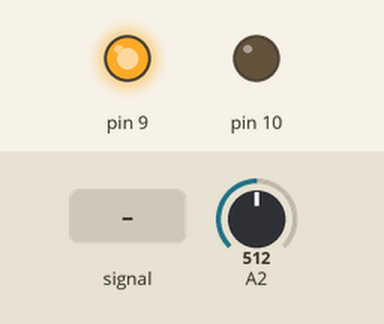
The sketch below on a simulated Arduino Uno, built with avr-gcc and run on an emulated ATmega328P. On the bench: output pins drawn as LEDs (lit = HIGH). The inputs (shaded band) are chosen by the test bench; at power-on: A2 = 512. What the sketch prints to the serial monitor is not drawn.

Above: at 0.8 s.
0.9 s: A2 fed a 200 Hz sine of ±81 counts around its level
At 3.04 s:
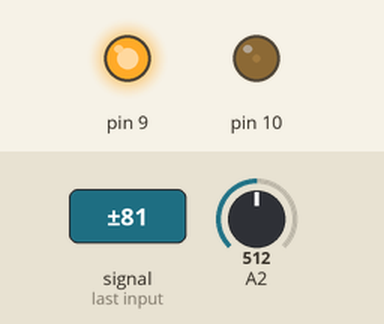
3.9 s: A2 set to 716
5.4 s: A2 fed a 1000 Hz sine of ±255 counts around its level
At 6.24 s:
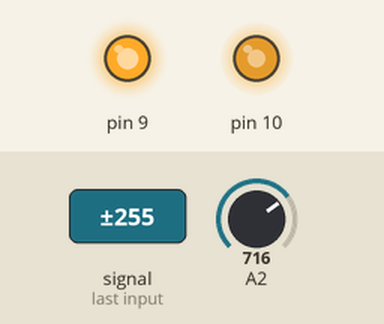
8.4 s: A2 set to 306
At 9.2 s:
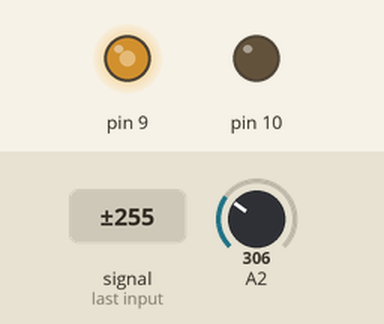
9.9 s: A2 fed a 2 Hz sine of ±306 counts around its level
At 10.6 s:
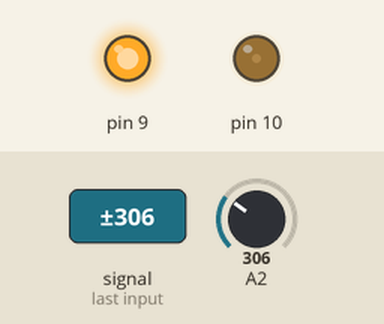
12.9 s: A2 set to 122
At 14.0 s:
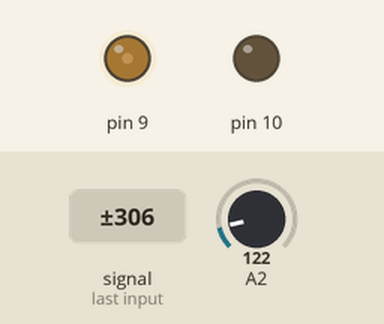
Timing chart, 0 to 15.4 s (numbered marks = the images above; inputs shaded):
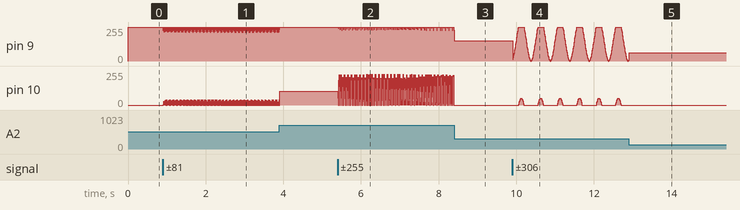

The sketch:

main.ino
```cpp
#define F_CPU 16000000UL

#include <avr/io.h>
#include <util/delay.h>
#include <avr/interrupt.h>

void ADC_init() {
    ADCSRA |= (1 << ADEN)                                    //Вмикаємо АЦП
              | (1 << ADPS2) | (1 << ADPS1) | (1 << ADPS0)                //Дільник 128
              | (1 << ADATE)                                        //Вмикаємо режим автоматичного запуску АЦП
              | (1
            << ADIE);                                        //Дозволяємо переривання по завершенню перетворення АЦП
    ADMUX |= (1 << REFS0)                                    //Вмикаємо внутрішній ДОН
             | (1 << MUX1);                                        //Вхід ADC2(A2);
    ADCSRB = 0;                                            //Безперервне перетворювання
    ADCSRA |= (1 << ADSC);                                //Розпочинаємо перетворювання
}

void UART_init() {
    UBRR0H = 0;
    UBRR0L = 103;                                         //Швидкість передачі даних 9600 Бод
    UCSR0B |= (1 << TXEN0);                                 //Дозволяємо передачу
}

void UART_transmit(uint8_t c) {                          //Функція для передачі символу
    while (!(UCSR0A & (1 << UDRE0)));                        //Чекаємо, доки буфер не звільниться
    UDR0 = c;                                             //Записуємо символ в буфер
}

void UART_transmit_str(char *str) {                      //Функція для передачі рядку
    uint8_t c;
    while ((c = *str++) != 0) {                             //Доки рядок не закінчився
        UART_transmit(c);                                   //Передаємо його посимвольно
    }
}

void UART_transmit_digit(uint8_t d) {                    //Функція для передачі цифри
    while (!(UCSR0A & (1 << UDRE0)));                        //Чекаємо, доки буфер не звільниться
    UDR0 = d + 0x30;                                      //Записуємо цифру в буфер
}

void UART_transmit_uint(uint16_t D) {                    //Функція для передачі числа
    uint8_t mas[6], i = 0;                                //Масив для зберігання числа поелементно
    do {
        mas[i++] = D % 10;                                  //Записуємо останню цифру числа
        D /= 10;                                            //Переходимо до наступного розряду
    } while (D > 0);                                      //Доки число не 0
    for (; i > 0; i--) {                                     //Перебираємо масив
        UART_transmit_digit(
                mas[i - 1]);                    //Записуємо масив в зворотньому напрямку, формуємо число в моніторі
    }
}

int main(void) {
    DDRB |= (1 << DDB1);                                            //Налаштовуємо пін PB1=D9=OC1A на ВИХІД
    DDRB |= (1 << DDB2);                                            //Налаштовуємо пін PB2=D10=OC1B на ВИХІД
    TCCR1A |= (1 << WGM10) | (1 << WGM11);                            //режим Phase Correct #3 (TOP=1023)
    TCCR1B |= (1 << CS11) | (1 << CS10);                            //Дільник 64
    TCCR1A |= (1 << COM1A1) | (1 << COM1B1);                        //Неінвертований ШИМ
    ADC_init();
    UART_init();
    sei();
    while (1) {
        UART_transmit_str("OCR1A = ");                      //Передаємо рядок
        UART_transmit_uint(OCR1A);                          //Передаємо число
        UART_transmit_str("   OCR1B = ");                    //Передаємо рядок
        UART_transmit_uint(OCR1B);                          //Передаємо число
        UART_transmit(0x0D);                                //Переходимо на наступний рядок
        _delay_ms(1000);
    }
}

ISR(ADC_vect){                                          //Обробник переривання по завершенню перетворення АЦП
        if (ADC < 512){                                       //Якщо значення менше половини
            OCR1A = ADC *
                    2;                                    //Записуємо його в регістр OCR1A, збільшуємо вдвічі для налаштування яркості
            OCR1B = 0;                                          //0 в регістр OCR1B
        } else {                                              //Інакше
            OCR1B = (ADC - 512) *
                    2;                            //Записуємо в регістр OCR1A значення, від якого віднімаємо половину,
            //збільшуємо результат вдвічі для налаштування яркості
            OCR1A = 1023;                                       //Максимальне значення в регістр OCR1A, максимальна яскравість світлодіоду
        }
}
```

Measured:
- after the input at 8.4 s, pin 10: stops changing and stays 0/255
- after the input at 12.9 s, pin 10: stops changing and stays 0/255
